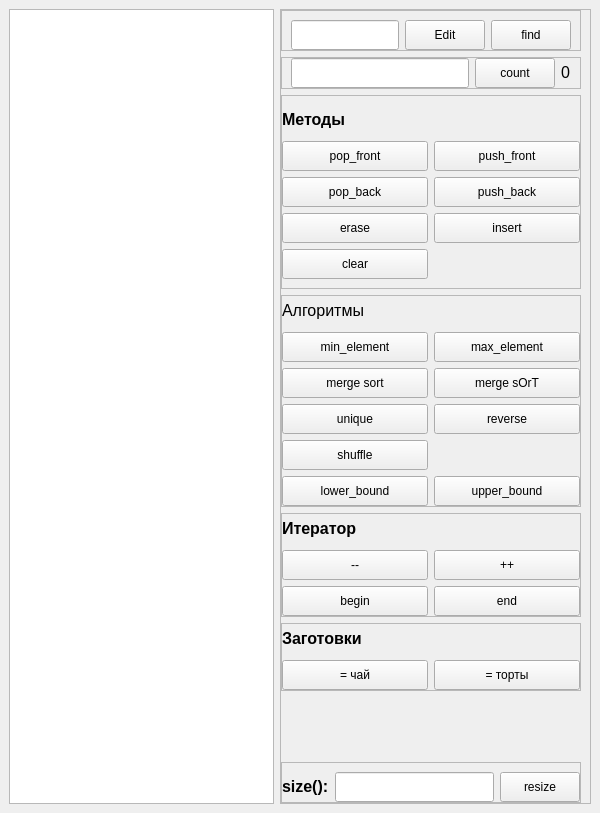
<?xml version="1.0" encoding="UTF-8"?>
<ui version="4.0">
 <class>MainWindow</class>
 <widget class="QMainWindow" name="MainWindow">
  <property name="geometry">
   <rect>
    <x>0</x>
    <y>0</y>
    <width>600</width>
    <height>813</height>
   </rect>
  </property>
  <property name="windowTitle">
   <string>std::vector demo</string>
  </property>
  <widget class="QWidget" name="centralwidget">
   <layout class="QHBoxLayout" name="horizontalLayout_2">
    <item>
     <widget class="QListWidget" name="list_widget">
      <property name="styleSheet">
       <string notr="true">font: 700 italic 12pt &quot;Segoe UI&quot;;</string>
      </property>
     </widget>
    </item>
    <item>
     <widget class="QFrame" name="frm_active_field">
      <property name="sizePolicy">
       <sizepolicy hsizetype="Expanding" vsizetype="Preferred">
        <horstretch>0</horstretch>
        <verstretch>0</verstretch>
       </sizepolicy>
      </property>
      <property name="frameShape">
       <enum>QFrame::Shape::StyledPanel</enum>
      </property>
      <property name="frameShadow">
       <enum>QFrame::Shadow::Raised</enum>
      </property>
      <layout class="QVBoxLayout" name="verticalLayout" stretch="0,0,0,0,0,0,0,0">
       <property name="leftMargin">
        <number>0</number>
       </property>
       <property name="topMargin">
        <number>0</number>
       </property>
       <property name="bottomMargin">
        <number>0</number>
       </property>
       <item>
        <widget class="QFrame" name="frame_2">
         <property name="frameShape">
          <enum>QFrame::Shape::StyledPanel</enum>
         </property>
         <property name="frameShadow">
          <enum>QFrame::Shadow::Raised</enum>
         </property>
         <layout class="QGridLayout" name="gridLayout_5">
          <property name="bottomMargin">
           <number>0</number>
          </property>
          <item row="0" column="2">
           <widget class="QPushButton" name="btn_edit">
            <property name="sizePolicy">
             <sizepolicy hsizetype="Preferred" vsizetype="Fixed">
              <horstretch>0</horstretch>
              <verstretch>0</verstretch>
             </sizepolicy>
            </property>
            <property name="minimumSize">
             <size>
              <width>0</width>
              <height>30</height>
             </size>
            </property>
            <property name="text">
             <string>Edit</string>
            </property>
           </widget>
          </item>
          <item row="0" column="4">
           <widget class="QPushButton" name="btn_find">
            <property name="sizePolicy">
             <sizepolicy hsizetype="Preferred" vsizetype="Fixed">
              <horstretch>0</horstretch>
              <verstretch>0</verstretch>
             </sizepolicy>
            </property>
            <property name="minimumSize">
             <size>
              <width>0</width>
              <height>30</height>
             </size>
            </property>
            <property name="text">
             <string>find</string>
            </property>
           </widget>
          </item>
          <item row="0" column="0">
           <widget class="QLineEdit" name="txt_elem_content">
            <property name="minimumSize">
             <size>
              <width>0</width>
              <height>30</height>
             </size>
            </property>
           </widget>
          </item>
         </layout>
        </widget>
       </item>
       <item>
        <widget class="QFrame" name="frame_4">
         <property name="frameShape">
          <enum>QFrame::Shape::StyledPanel</enum>
         </property>
         <property name="frameShadow">
          <enum>QFrame::Shadow::Raised</enum>
         </property>
         <layout class="QHBoxLayout" name="horizontalLayout">
          <property name="topMargin">
           <number>0</number>
          </property>
          <property name="bottomMargin">
           <number>0</number>
          </property>
          <item>
           <widget class="QLineEdit" name="le_count">
            <property name="minimumSize">
             <size>
              <width>0</width>
              <height>30</height>
             </size>
            </property>
           </widget>
          </item>
          <item>
           <widget class="QPushButton" name="btn_count">
            <property name="sizePolicy">
             <sizepolicy hsizetype="Preferred" vsizetype="Fixed">
              <horstretch>0</horstretch>
              <verstretch>0</verstretch>
             </sizepolicy>
            </property>
            <property name="minimumSize">
             <size>
              <width>0</width>
              <height>30</height>
             </size>
            </property>
            <property name="text">
             <string>count</string>
            </property>
           </widget>
          </item>
          <item>
           <widget class="QLabel" name="lbl_count">
            <property name="sizePolicy">
             <sizepolicy hsizetype="Fixed" vsizetype="Fixed">
              <horstretch>0</horstretch>
              <verstretch>0</verstretch>
             </sizepolicy>
            </property>
            <property name="minimumSize">
             <size>
              <width>10</width>
              <height>30</height>
             </size>
            </property>
            <property name="styleSheet">
             <string notr="true">font: 25pt &quot;Segoe UI&quot;;
font: 700 9pt &quot;Segoe UI&quot;;</string>
            </property>
            <property name="text">
             <string>&lt;html&gt;&lt;head/&gt;&lt;body&gt;&lt;p&gt;&lt;span style=&quot; font-size:12pt;&quot;&gt;0&lt;/span&gt;&lt;/p&gt;&lt;/body&gt;&lt;/html&gt;</string>
            </property>
           </widget>
          </item>
         </layout>
        </widget>
       </item>
       <item>
        <widget class="QFrame" name="frm_methods">
         <property name="frameShape">
          <enum>QFrame::Shape::StyledPanel</enum>
         </property>
         <property name="frameShadow">
          <enum>QFrame::Shadow::Raised</enum>
         </property>
         <layout class="QVBoxLayout" name="verticalLayout_3">
          <property name="leftMargin">
           <number>0</number>
          </property>
          <property name="rightMargin">
           <number>0</number>
          </property>
          <item>
           <widget class="QLabel" name="lbl_methods">
            <property name="sizePolicy">
             <sizepolicy hsizetype="Preferred" vsizetype="Fixed">
              <horstretch>0</horstretch>
              <verstretch>0</verstretch>
             </sizepolicy>
            </property>
            <property name="minimumSize">
             <size>
              <width>0</width>
              <height>30</height>
             </size>
            </property>
            <property name="styleSheet">
             <string notr="true">font: 25pt &quot;Segoe UI&quot;;
font: 700 9pt &quot;Segoe UI&quot;;</string>
            </property>
            <property name="text">
             <string>&lt;html&gt;&lt;head/&gt;&lt;body&gt;&lt;p&gt;&lt;span style=&quot; font-size:12pt; font-weight:700;&quot;&gt;Методы&lt;/span&gt;&lt;/p&gt;&lt;/body&gt;&lt;/html&gt;</string>
            </property>
           </widget>
          </item>
          <item>
           <widget class="QFrame" name="frm_pb_methods">
            <layout class="QGridLayout" name="gridLayout">
             <property name="leftMargin">
              <number>0</number>
             </property>
             <property name="topMargin">
              <number>0</number>
             </property>
             <property name="rightMargin">
              <number>0</number>
             </property>
             <property name="bottomMargin">
              <number>0</number>
             </property>
             <item row="2" column="1">
              <widget class="QPushButton" name="btn_push_back">
               <property name="sizePolicy">
                <sizepolicy hsizetype="Preferred" vsizetype="Fixed">
                 <horstretch>0</horstretch>
                 <verstretch>0</verstretch>
                </sizepolicy>
               </property>
               <property name="minimumSize">
                <size>
                 <width>0</width>
                 <height>30</height>
                </size>
               </property>
               <property name="styleSheet">
                <string notr="true">font: 10pt &quot;Segoe UI&quot;;</string>
               </property>
               <property name="text">
                <string>push_back</string>
               </property>
              </widget>
             </item>
             <item row="3" column="0">
              <widget class="QPushButton" name="btn_erase">
               <property name="sizePolicy">
                <sizepolicy hsizetype="Preferred" vsizetype="Fixed">
                 <horstretch>0</horstretch>
                 <verstretch>0</verstretch>
                </sizepolicy>
               </property>
               <property name="minimumSize">
                <size>
                 <width>0</width>
                 <height>30</height>
                </size>
               </property>
               <property name="styleSheet">
                <string notr="true">font: 10pt &quot;Segoe UI&quot;;</string>
               </property>
               <property name="text">
                <string>erase</string>
               </property>
              </widget>
             </item>
             <item row="3" column="1">
              <widget class="QPushButton" name="btn_insert">
               <property name="sizePolicy">
                <sizepolicy hsizetype="Preferred" vsizetype="Fixed">
                 <horstretch>0</horstretch>
                 <verstretch>0</verstretch>
                </sizepolicy>
               </property>
               <property name="minimumSize">
                <size>
                 <width>0</width>
                 <height>30</height>
                </size>
               </property>
               <property name="styleSheet">
                <string notr="true">font: 10pt &quot;Segoe UI&quot;;</string>
               </property>
               <property name="text">
                <string>insert</string>
               </property>
              </widget>
             </item>
             <item row="1" column="1">
              <widget class="QPushButton" name="btn_push_front">
               <property name="sizePolicy">
                <sizepolicy hsizetype="Preferred" vsizetype="Fixed">
                 <horstretch>0</horstretch>
                 <verstretch>0</verstretch>
                </sizepolicy>
               </property>
               <property name="minimumSize">
                <size>
                 <width>0</width>
                 <height>30</height>
                </size>
               </property>
               <property name="styleSheet">
                <string notr="true">font: 10pt &quot;Segoe UI&quot;;</string>
               </property>
               <property name="text">
                <string>push_front</string>
               </property>
              </widget>
             </item>
             <item row="2" column="0">
              <widget class="QPushButton" name="btn_pop_back">
               <property name="sizePolicy">
                <sizepolicy hsizetype="Preferred" vsizetype="Fixed">
                 <horstretch>0</horstretch>
                 <verstretch>0</verstretch>
                </sizepolicy>
               </property>
               <property name="minimumSize">
                <size>
                 <width>0</width>
                 <height>30</height>
                </size>
               </property>
               <property name="styleSheet">
                <string notr="true">font: 10pt &quot;Segoe UI&quot;;</string>
               </property>
               <property name="text">
                <string>pop_back</string>
               </property>
              </widget>
             </item>
             <item row="4" column="0">
              <widget class="QPushButton" name="btn_clear">
               <property name="sizePolicy">
                <sizepolicy hsizetype="Preferred" vsizetype="Fixed">
                 <horstretch>0</horstretch>
                 <verstretch>0</verstretch>
                </sizepolicy>
               </property>
               <property name="minimumSize">
                <size>
                 <width>0</width>
                 <height>30</height>
                </size>
               </property>
               <property name="styleSheet">
                <string notr="true">font: 10pt &quot;Segoe UI&quot;;</string>
               </property>
               <property name="text">
                <string>clear</string>
               </property>
              </widget>
             </item>
             <item row="1" column="0">
              <widget class="QPushButton" name="btn_pop_front">
               <property name="sizePolicy">
                <sizepolicy hsizetype="Preferred" vsizetype="Fixed">
                 <horstretch>0</horstretch>
                 <verstretch>0</verstretch>
                </sizepolicy>
               </property>
               <property name="minimumSize">
                <size>
                 <width>0</width>
                 <height>30</height>
                </size>
               </property>
               <property name="styleSheet">
                <string notr="true">font: 10pt &quot;Segoe UI&quot;;</string>
               </property>
               <property name="text">
                <string>pop_front</string>
               </property>
              </widget>
             </item>
            </layout>
           </widget>
          </item>
         </layout>
        </widget>
       </item>
       <item>
        <widget class="QFrame" name="frame_3">
         <property name="sizePolicy">
          <sizepolicy hsizetype="Expanding" vsizetype="Preferred">
           <horstretch>0</horstretch>
           <verstretch>0</verstretch>
          </sizepolicy>
         </property>
         <property name="frameShape">
          <enum>QFrame::Shape::StyledPanel</enum>
         </property>
         <property name="frameShadow">
          <enum>QFrame::Shadow::Raised</enum>
         </property>
         <layout class="QGridLayout" name="gridLayout_6">
          <property name="leftMargin">
           <number>0</number>
          </property>
          <property name="topMargin">
           <number>0</number>
          </property>
          <property name="rightMargin">
           <number>0</number>
          </property>
          <property name="bottomMargin">
           <number>0</number>
          </property>
          <item row="4" column="1">
           <widget class="QPushButton" name="btn_reverse">
            <property name="sizePolicy">
             <sizepolicy hsizetype="Preferred" vsizetype="Fixed">
              <horstretch>0</horstretch>
              <verstretch>0</verstretch>
             </sizepolicy>
            </property>
            <property name="minimumSize">
             <size>
              <width>0</width>
              <height>30</height>
             </size>
            </property>
            <property name="styleSheet">
             <string notr="true">font: 10pt &quot;Segoe UI&quot;;</string>
            </property>
            <property name="text">
             <string>reverse</string>
            </property>
           </widget>
          </item>
          <item row="1" column="0">
           <widget class="QPushButton" name="btn_min_element">
            <property name="sizePolicy">
             <sizepolicy hsizetype="Preferred" vsizetype="Fixed">
              <horstretch>0</horstretch>
              <verstretch>0</verstretch>
             </sizepolicy>
            </property>
            <property name="minimumSize">
             <size>
              <width>0</width>
              <height>30</height>
             </size>
            </property>
            <property name="styleSheet">
             <string notr="true">font: 10pt &quot;Segoe UI&quot;;</string>
            </property>
            <property name="text">
             <string>min_element</string>
            </property>
           </widget>
          </item>
          <item row="5" column="0">
           <widget class="QPushButton" name="btn_shuffle">
            <property name="sizePolicy">
             <sizepolicy hsizetype="Preferred" vsizetype="Fixed">
              <horstretch>0</horstretch>
              <verstretch>0</verstretch>
             </sizepolicy>
            </property>
            <property name="minimumSize">
             <size>
              <width>0</width>
              <height>30</height>
             </size>
            </property>
            <property name="styleSheet">
             <string notr="true">font: 10pt &quot;Segoe UI&quot;;</string>
            </property>
            <property name="text">
             <string>shuffle</string>
            </property>
           </widget>
          </item>
          <item row="2" column="0">
           <widget class="QPushButton" name="btn_merge_sort">
            <property name="sizePolicy">
             <sizepolicy hsizetype="Preferred" vsizetype="Fixed">
              <horstretch>0</horstretch>
              <verstretch>0</verstretch>
             </sizepolicy>
            </property>
            <property name="minimumSize">
             <size>
              <width>0</width>
              <height>30</height>
             </size>
            </property>
            <property name="styleSheet">
             <string notr="true">font: 10pt &quot;Segoe UI&quot;;</string>
            </property>
            <property name="text">
             <string>merge sort</string>
            </property>
           </widget>
          </item>
          <item row="0" column="0">
           <widget class="QLabel" name="lbl_algorithms">
            <property name="sizePolicy">
             <sizepolicy hsizetype="Preferred" vsizetype="Fixed">
              <horstretch>0</horstretch>
              <verstretch>0</verstretch>
             </sizepolicy>
            </property>
            <property name="minimumSize">
             <size>
              <width>0</width>
              <height>30</height>
             </size>
            </property>
            <property name="styleSheet">
             <string notr="true">font: 25pt &quot;Segoe UI&quot;;
font: 700 9pt &quot;Segoe UI&quot;;</string>
            </property>
            <property name="text">
             <string>&lt;html&gt;&lt;head/&gt;&lt;body&gt;&lt;p&gt;&lt;span style=&quot; font-size:12pt;&quot;&gt;Алгоритмы&lt;/span&gt;&lt;/p&gt;&lt;/body&gt;&lt;/html&gt;</string>
            </property>
           </widget>
          </item>
          <item row="2" column="1">
           <widget class="QPushButton" name="btn_merge_sort_case_free">
            <property name="sizePolicy">
             <sizepolicy hsizetype="Preferred" vsizetype="Fixed">
              <horstretch>0</horstretch>
              <verstretch>0</verstretch>
             </sizepolicy>
            </property>
            <property name="minimumSize">
             <size>
              <width>0</width>
              <height>30</height>
             </size>
            </property>
            <property name="styleSheet">
             <string notr="true">font: 10pt &quot;Segoe UI&quot;;</string>
            </property>
            <property name="text">
             <string>merge sOrT</string>
            </property>
           </widget>
          </item>
          <item row="7" column="0">
           <widget class="QPushButton" name="btn_lower_bound">
            <property name="sizePolicy">
             <sizepolicy hsizetype="Preferred" vsizetype="Fixed">
              <horstretch>0</horstretch>
              <verstretch>0</verstretch>
             </sizepolicy>
            </property>
            <property name="minimumSize">
             <size>
              <width>0</width>
              <height>30</height>
             </size>
            </property>
            <property name="styleSheet">
             <string notr="true">font: 10pt &quot;Segoe UI&quot;;</string>
            </property>
            <property name="text">
             <string>lower_bound</string>
            </property>
           </widget>
          </item>
          <item row="4" column="0">
           <widget class="QPushButton" name="btn_unique">
            <property name="sizePolicy">
             <sizepolicy hsizetype="Preferred" vsizetype="Fixed">
              <horstretch>0</horstretch>
              <verstretch>0</verstretch>
             </sizepolicy>
            </property>
            <property name="minimumSize">
             <size>
              <width>0</width>
              <height>30</height>
             </size>
            </property>
            <property name="styleSheet">
             <string notr="true">font: 10pt &quot;Segoe UI&quot;;</string>
            </property>
            <property name="text">
             <string>unique</string>
            </property>
           </widget>
          </item>
          <item row="1" column="1">
           <widget class="QPushButton" name="btn_max_element">
            <property name="sizePolicy">
             <sizepolicy hsizetype="Preferred" vsizetype="Fixed">
              <horstretch>0</horstretch>
              <verstretch>0</verstretch>
             </sizepolicy>
            </property>
            <property name="minimumSize">
             <size>
              <width>0</width>
              <height>30</height>
             </size>
            </property>
            <property name="styleSheet">
             <string notr="true">font: 10pt &quot;Segoe UI&quot;;</string>
            </property>
            <property name="text">
             <string>max_element</string>
            </property>
           </widget>
          </item>
          <item row="7" column="1">
           <widget class="QPushButton" name="btn_upper_bound">
            <property name="sizePolicy">
             <sizepolicy hsizetype="Preferred" vsizetype="Fixed">
              <horstretch>0</horstretch>
              <verstretch>0</verstretch>
             </sizepolicy>
            </property>
            <property name="minimumSize">
             <size>
              <width>0</width>
              <height>30</height>
             </size>
            </property>
            <property name="styleSheet">
             <string notr="true">font: 10pt &quot;Segoe UI&quot;;</string>
            </property>
            <property name="text">
             <string>upper_bound</string>
            </property>
           </widget>
          </item>
         </layout>
        </widget>
       </item>
       <item alignment="Qt::AlignmentFlag::AlignVCenter">
        <widget class="QFrame" name="frame">
         <property name="sizePolicy">
          <sizepolicy hsizetype="Expanding" vsizetype="Preferred">
           <horstretch>0</horstretch>
           <verstretch>0</verstretch>
          </sizepolicy>
         </property>
         <property name="frameShape">
          <enum>QFrame::Shape::StyledPanel</enum>
         </property>
         <property name="frameShadow">
          <enum>QFrame::Shadow::Raised</enum>
         </property>
         <layout class="QGridLayout" name="gridLayout_4">
          <property name="leftMargin">
           <number>0</number>
          </property>
          <property name="topMargin">
           <number>0</number>
          </property>
          <property name="rightMargin">
           <number>0</number>
          </property>
          <property name="bottomMargin">
           <number>0</number>
          </property>
          <item row="0" column="0">
           <widget class="QLabel" name="lbl_iterator">
            <property name="sizePolicy">
             <sizepolicy hsizetype="Preferred" vsizetype="Fixed">
              <horstretch>0</horstretch>
              <verstretch>0</verstretch>
             </sizepolicy>
            </property>
            <property name="minimumSize">
             <size>
              <width>0</width>
              <height>30</height>
             </size>
            </property>
            <property name="styleSheet">
             <string notr="true">font: 25pt &quot;Segoe UI&quot;;
font: 700 9pt &quot;Segoe UI&quot;;</string>
            </property>
            <property name="text">
             <string>&lt;html&gt;&lt;head/&gt;&lt;body&gt;&lt;p&gt;&lt;span style=&quot; font-size:12pt; font-weight:700;&quot;&gt;Итератор&lt;/span&gt;&lt;/p&gt;&lt;/body&gt;&lt;/html&gt;</string>
            </property>
           </widget>
          </item>
          <item row="1" column="0">
           <widget class="QPushButton" name="btn_decrement">
            <property name="sizePolicy">
             <sizepolicy hsizetype="Preferred" vsizetype="Fixed">
              <horstretch>0</horstretch>
              <verstretch>0</verstretch>
             </sizepolicy>
            </property>
            <property name="minimumSize">
             <size>
              <width>0</width>
              <height>30</height>
             </size>
            </property>
            <property name="styleSheet">
             <string notr="true">font: 10pt &quot;Segoe UI&quot;;</string>
            </property>
            <property name="text">
             <string>--</string>
            </property>
           </widget>
          </item>
          <item row="1" column="1">
           <widget class="QPushButton" name="btn_increment">
            <property name="sizePolicy">
             <sizepolicy hsizetype="Preferred" vsizetype="Fixed">
              <horstretch>0</horstretch>
              <verstretch>0</verstretch>
             </sizepolicy>
            </property>
            <property name="minimumSize">
             <size>
              <width>0</width>
              <height>30</height>
             </size>
            </property>
            <property name="styleSheet">
             <string notr="true">font: 10pt &quot;Segoe UI&quot;;</string>
            </property>
            <property name="text">
             <string>++</string>
            </property>
           </widget>
          </item>
          <item row="2" column="0">
           <widget class="QPushButton" name="btn_begin">
            <property name="sizePolicy">
             <sizepolicy hsizetype="Preferred" vsizetype="Fixed">
              <horstretch>0</horstretch>
              <verstretch>0</verstretch>
             </sizepolicy>
            </property>
            <property name="minimumSize">
             <size>
              <width>0</width>
              <height>30</height>
             </size>
            </property>
            <property name="styleSheet">
             <string notr="true">font: 10pt &quot;Segoe UI&quot;;</string>
            </property>
            <property name="text">
             <string>begin</string>
            </property>
           </widget>
          </item>
          <item row="2" column="1">
           <widget class="QPushButton" name="btn_end">
            <property name="sizePolicy">
             <sizepolicy hsizetype="Preferred" vsizetype="Fixed">
              <horstretch>0</horstretch>
              <verstretch>0</verstretch>
             </sizepolicy>
            </property>
            <property name="minimumSize">
             <size>
              <width>0</width>
              <height>30</height>
             </size>
            </property>
            <property name="styleSheet">
             <string notr="true">font: 10pt &quot;Segoe UI&quot;;</string>
            </property>
            <property name="text">
             <string>end</string>
            </property>
           </widget>
          </item>
         </layout>
        </widget>
       </item>
       <item>
        <widget class="QFrame" name="frm_work_piece">
         <property name="frameShape">
          <enum>QFrame::Shape::StyledPanel</enum>
         </property>
         <property name="frameShadow">
          <enum>QFrame::Shadow::Raised</enum>
         </property>
         <layout class="QGridLayout" name="gridLayout_2" rowstretch="0,0" columnstretch="0,0,0">
          <property name="leftMargin">
           <number>0</number>
          </property>
          <property name="topMargin">
           <number>0</number>
          </property>
          <property name="rightMargin">
           <number>0</number>
          </property>
          <property name="bottomMargin">
           <number>0</number>
          </property>
          <item row="1" column="0">
           <widget class="QPushButton" name="btn_tea">
            <property name="sizePolicy">
             <sizepolicy hsizetype="Expanding" vsizetype="Fixed">
              <horstretch>0</horstretch>
              <verstretch>0</verstretch>
             </sizepolicy>
            </property>
            <property name="minimumSize">
             <size>
              <width>0</width>
              <height>30</height>
             </size>
            </property>
            <property name="styleSheet">
             <string notr="true">font: 10pt &quot;Segoe UI&quot;;</string>
            </property>
            <property name="text">
             <string>= чай</string>
            </property>
           </widget>
          </item>
          <item row="1" column="2">
           <widget class="QPushButton" name="btn_cakes">
            <property name="sizePolicy">
             <sizepolicy hsizetype="Expanding" vsizetype="Fixed">
              <horstretch>0</horstretch>
              <verstretch>0</verstretch>
             </sizepolicy>
            </property>
            <property name="minimumSize">
             <size>
              <width>0</width>
              <height>30</height>
             </size>
            </property>
            <property name="styleSheet">
             <string notr="true">font: 10pt &quot;Segoe UI&quot;;</string>
            </property>
            <property name="text">
             <string>= торты</string>
            </property>
           </widget>
          </item>
          <item row="0" column="0">
           <widget class="QLabel" name="lbl_work_piece">
            <property name="sizePolicy">
             <sizepolicy hsizetype="Expanding" vsizetype="Fixed">
              <horstretch>0</horstretch>
              <verstretch>0</verstretch>
             </sizepolicy>
            </property>
            <property name="minimumSize">
             <size>
              <width>0</width>
              <height>30</height>
             </size>
            </property>
            <property name="styleSheet">
             <string notr="true">font: 25pt &quot;Segoe UI&quot;;
font: 700 9pt &quot;Segoe UI&quot;;</string>
            </property>
            <property name="text">
             <string>&lt;html&gt;&lt;head/&gt;&lt;body&gt;&lt;p&gt;&lt;span style=&quot; font-size:12pt; font-weight:700;&quot;&gt;Заготовки&lt;/span&gt;&lt;/p&gt;&lt;/body&gt;&lt;/html&gt;</string>
            </property>
           </widget>
          </item>
         </layout>
        </widget>
       </item>
       <item>
        <spacer name="verticalSpacer">
         <property name="orientation">
          <enum>Qt::Orientation::Vertical</enum>
         </property>
         <property name="sizeHint" stdset="0">
          <size>
           <width>20</width>
           <height>40</height>
          </size>
         </property>
        </spacer>
       </item>
       <item>
        <widget class="QFrame" name="frm_size">
         <property name="sizePolicy">
          <sizepolicy hsizetype="Expanding" vsizetype="Preferred">
           <horstretch>0</horstretch>
           <verstretch>0</verstretch>
          </sizepolicy>
         </property>
         <property name="frameShape">
          <enum>QFrame::Shape::StyledPanel</enum>
         </property>
         <property name="frameShadow">
          <enum>QFrame::Shadow::Raised</enum>
         </property>
         <layout class="QGridLayout" name="gridLayout_3">
          <property name="leftMargin">
           <number>0</number>
          </property>
          <property name="rightMargin">
           <number>0</number>
          </property>
          <property name="bottomMargin">
           <number>0</number>
          </property>
          <item row="0" column="0">
           <widget class="QLabel" name="lbl_size">
            <property name="sizePolicy">
             <sizepolicy hsizetype="Preferred" vsizetype="Preferred">
              <horstretch>0</horstretch>
              <verstretch>0</verstretch>
             </sizepolicy>
            </property>
            <property name="styleSheet">
             <string notr="true">font: 25pt &quot;Segoe UI&quot;;
font: 700 9pt &quot;Segoe UI&quot;;</string>
            </property>
            <property name="text">
             <string>&lt;html&gt;&lt;head/&gt;&lt;body&gt;&lt;p&gt;&lt;span style=&quot; font-size:12pt; font-weight:700;&quot;&gt;size():&lt;/span&gt;&lt;/p&gt;&lt;/body&gt;&lt;/html&gt;</string>
            </property>
           </widget>
          </item>
          <item row="0" column="2">
           <widget class="QPushButton" name="btn_resize">
            <property name="minimumSize">
             <size>
              <width>0</width>
              <height>30</height>
             </size>
            </property>
            <property name="styleSheet">
             <string notr="true">font: 10pt &quot;Segoe UI&quot;;</string>
            </property>
            <property name="text">
             <string>resize</string>
            </property>
           </widget>
          </item>
          <item row="0" column="1">
           <widget class="QLineEdit" name="txt_size">
            <property name="minimumSize">
             <size>
              <width>0</width>
              <height>30</height>
             </size>
            </property>
           </widget>
          </item>
         </layout>
        </widget>
       </item>
      </layout>
     </widget>
    </item>
   </layout>
  </widget>
 </widget>
 <resources/>
 <connections/>
</ui>
